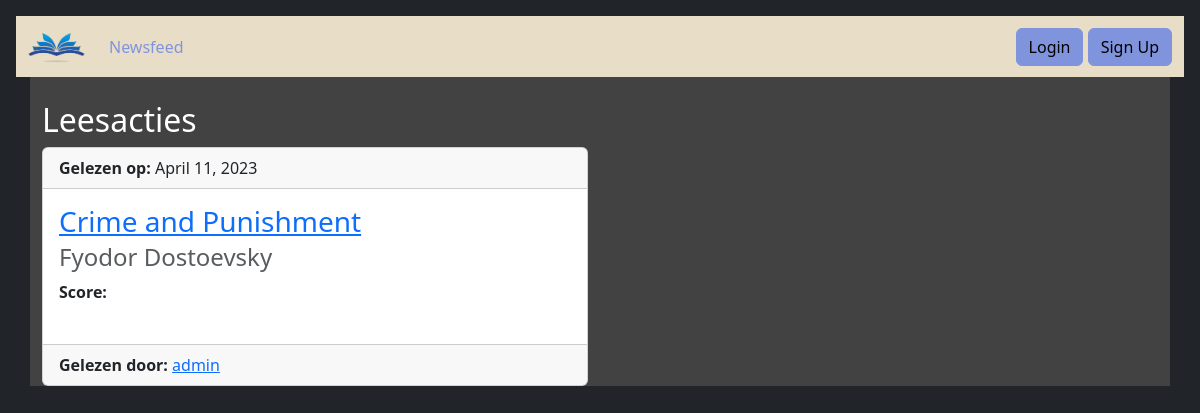
Before: /readfeed/ with the older database file.
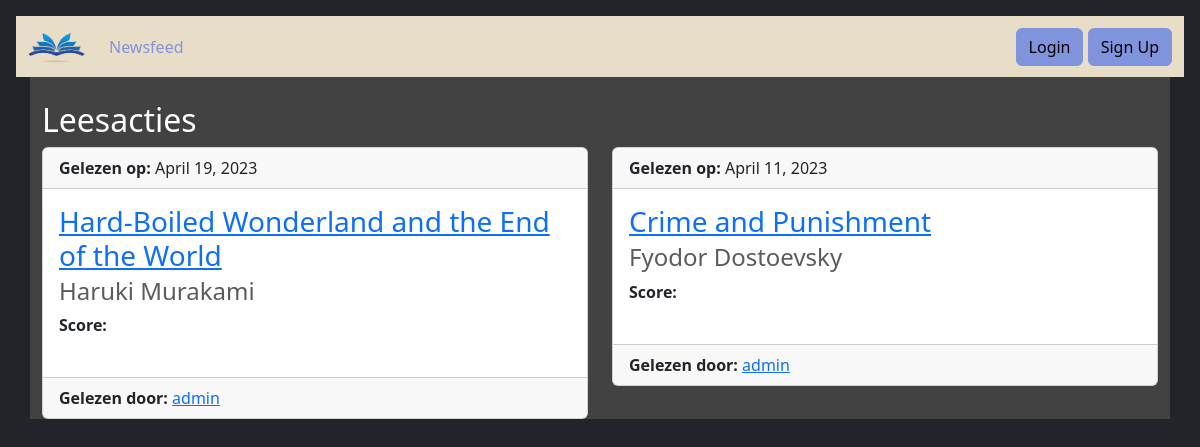
After: the same page with the newer database file.
### base/models.py (models this page shows, shortened)
class Read(models.Model):
    book = models.ForeignKey(Book, on_delete=models.CASCADE)
    user = models.ForeignKey(User, on_delete=models.CASCADE)
    date = models.DateField(null=True, blank=True)
    score = models.IntegerField(max_length=1)

class Book(models.Model):
    title = models.CharField(max_length=100)
    author = models.CharField(max_length=100)
    genre = models.CharField(max_length=75)
    number_of_pages = models.IntegerField(max_length=5)
    approved = models.BooleanField(default=False)
    approved_by = models.ForeignKey(User, on_delete=models.CASCADE, null=True, blank=True)

### base/views.py (the view)
# urls.py: path('readfeed/', views.read_feed, name="readfeed"),
def read_feed(request, user=None):
    if user is not None:
        actions = Read.objects.filter(user__username=user)
    else:
        actions = Read.objects.all()
    context = {'actions': actions.order_by('-date')}
    return render(request, 'base/readfeed.html', context)

### base/templates/base/readfeed.html (shortened to what this page needs)
{% extends 'base/base.html' %}
{% load static %}
{% block content %}
	<h2>Leesacties</h2>
	{% include "base/feedcards.html" %}
{% endblock %}

### base/templates/base/feedcards.html (shortened to what this page needs)
{% load static %}
<div class="row row-cols-1 row-cols-md-2 g-4 text-black">
	{% for action in actions %}
		<div class="col">
			<div class="card">
				<div class="card-header">
					<strong>Gelezen op: </strong> {{ action.date }} <br>
				</div>
				<div class="card-body">
					<h3 class="card-title"><a href="{% url 'base:book_detail' action.book.pk %}">{{ action.book.title }}</a></h3>
					<h4 class="card-subtitle mb-2 text-muted">{{ action.book.author }}</h4>
					<strong>Score: </strong><br>
					<br>
				</div>
				<div class="card-footer">
					<strong>Gelezen door: </strong> <a href="{% url 'base:profile' action.user %}">{{ action.user }}</a>
				</div>
			</div>
		</div>
	{% empty %}
		<div class="col">
			<div class="alert alert-warning">
				Er zijn geen leesacties gevonden.
			</div>
		</div>
	{% endfor %}
</div>

Changed rows visible on the page:
added Read: date "April 19, 2023", book "Hard-Boiled Wonderland and the End of the World", book.author "Haruki Murakami", user "admin"
